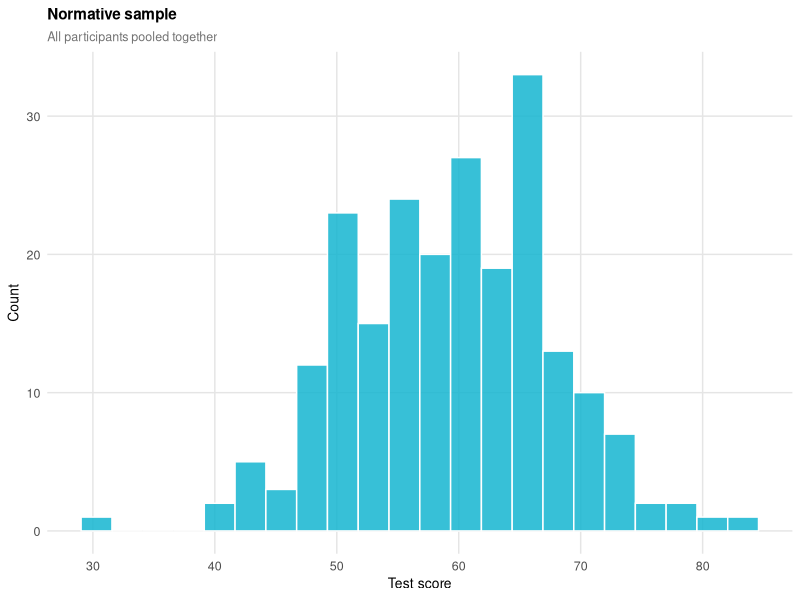
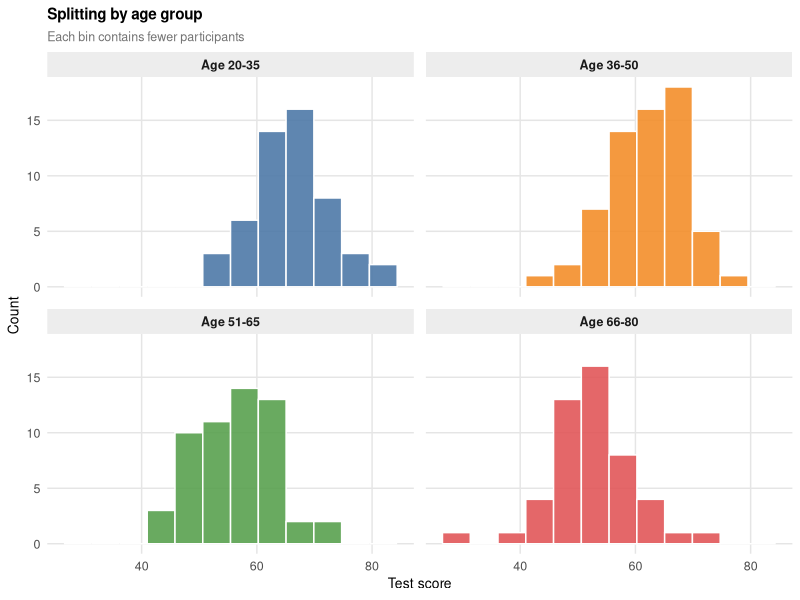
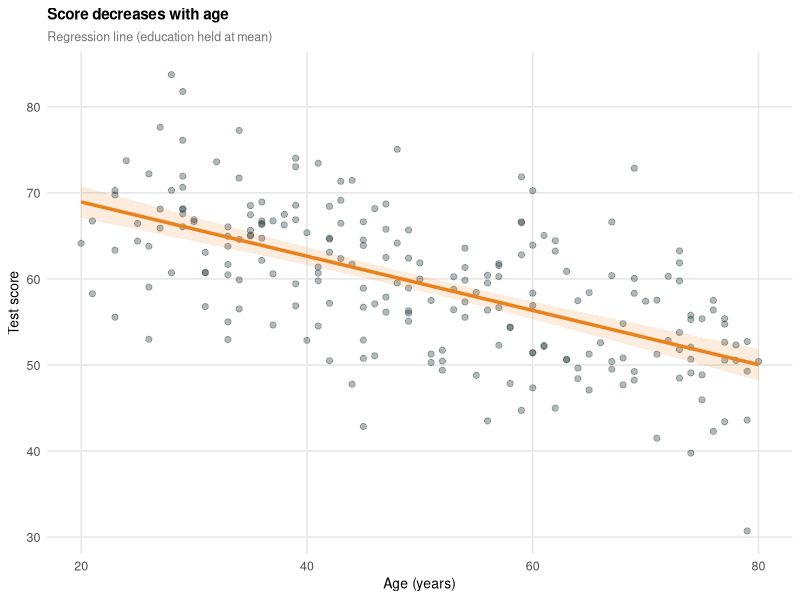
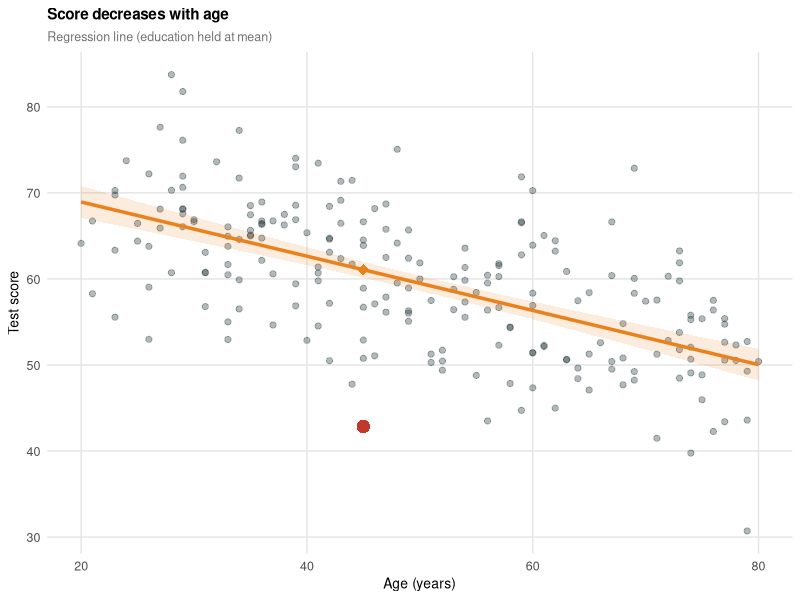
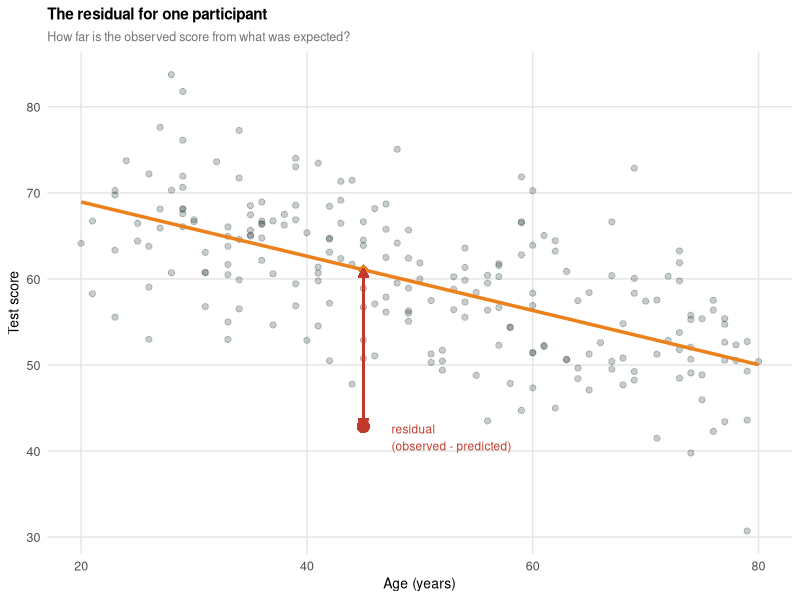
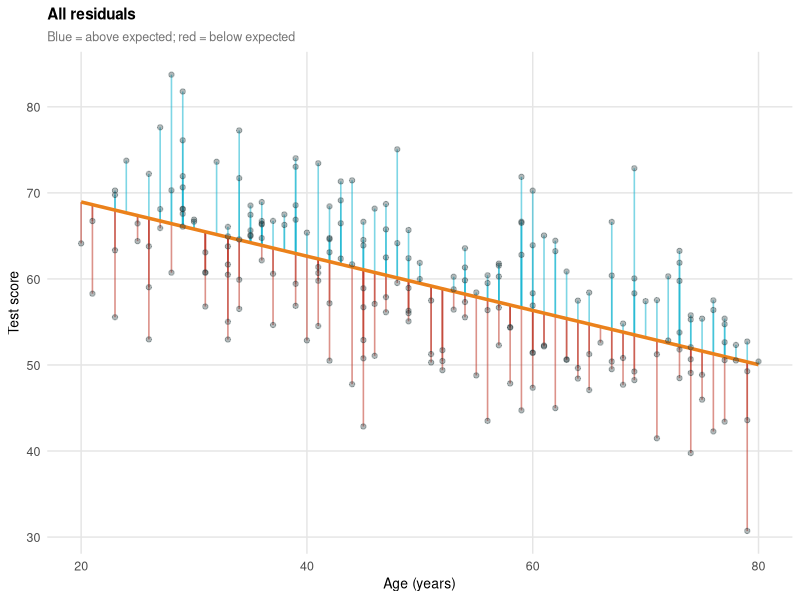
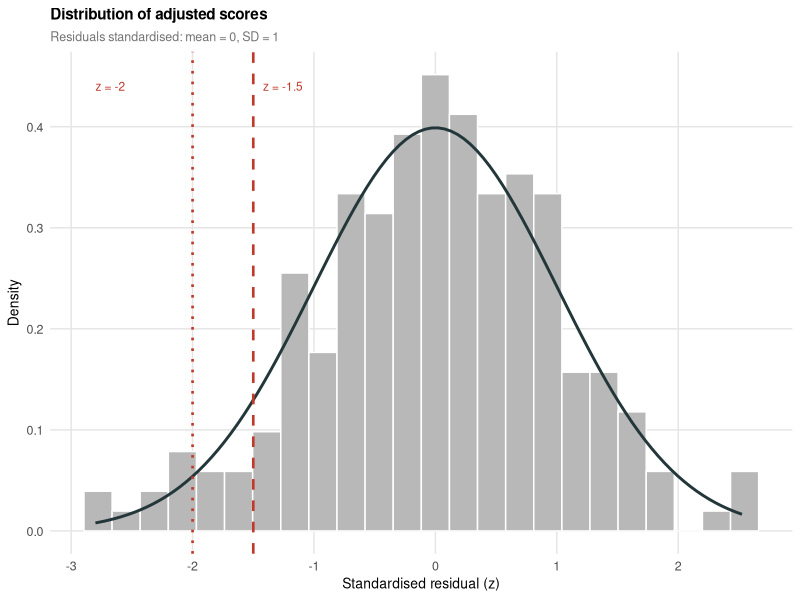

Reproduce these figures in R, in order.
## ---- chunk 1
library(ggplot2)
library(patchwork)

set.seed(123)

# ── Shared palette (Metropolis-inspired) ──────────────────────────────────────
COL_DARK   <- "#23373B"
COL_ACCENT <- "#EB811B"
COL_MID    <- "#14B5D0"
COL_RED    <- "#c0392b"

theme_clean <- function(base = 11) {
  theme_minimal(base_size = base) +
    theme(
      plot.background  = element_rect(fill = "white", colour = NA),
      panel.background = element_rect(fill = "white", colour = NA),
      panel.grid.minor = element_blank(),
      panel.grid.major = element_line(colour = "grey90"),
      axis.title       = element_text(size = base - 1),
      axis.text        = element_text(size = base - 2),
      plot.title       = element_text(size = base, face = "bold"),
      plot.subtitle    = element_text(size = base - 2, colour = "grey45"),
      legend.position  = "none"
    )
}

# ── Simulate normative data ───────────────────────────────────────────────────
N <- 220
df <- data.frame(
  age  = round(runif(N, 20, 80)),
  educ = round(rnorm(N, 12, 3))
)
df$educ  <- pmax(5, pmin(20, df$educ))
df$score <- 60 - 0.28 * df$age + 1.1 * df$educ + rnorm(N, 0, 6)

df$age_bin <- cut(df$age,
                  breaks = c(19, 35, 50, 65, 80),
                  labels = c("20-35", "36-50", "51-65", "66-80"))

# ── Fit models ────────────────────────────────────────────────────────────────
fit_full     <- lm(score ~ age + educ, data = df)
fit_age_only <- lm(score ~ age,        data = df)

df$yhat_age  <- fitted(fit_age_only)
df$resid_age <- residuals(fit_age_only)
df$yhat_full <- fitted(fit_full)
df$resid_full <- residuals(fit_full)
df$z_resid   <- scale(df$resid_full)[, 1]

# Subject to highlight in the single-residual plot
idx <- which(df$resid_age < quantile(df$resid_age, 0.05) &
               df$age > 35 & df$age < 55)[1]
pt  <- df[idx, ]

# ── Build figures ─────────────────────────────────────────────────────────────

# A – single histogram
figA <- ggplot(df, aes(x = score)) +
  geom_histogram(bins = 22, fill = COL_MID, colour = "white", alpha = 0.85) +
  labs(title    = "Normative sample",
       subtitle = "All participants pooled together",
       x = "Test score", y = "Count") +
  theme_clean()

# B – multiple histograms by age bin
bin_cols <- c("20-35" = "#4E79A7", "36-50" = "#F28E2B",
              "51-65" = "#59A14F", "66-80" = "#E15759")

figB <- ggplot(df, aes(x = score, fill = age_bin)) +
  geom_histogram(bins = 12, colour = "white", alpha = 0.90) +
  facet_wrap(~age_bin, nrow = 2,
             labeller = labeller(age_bin = function(x) paste("Age", x))) +
  scale_fill_manual(values = bin_cols) +
  labs(title    = "Splitting by age group",
       subtitle = "Each bin contains fewer participants",
       x = "Test score", y = "Count") +
  theme_clean() +
  theme(strip.text       = element_text(size = 9, face = "bold"),
        strip.background = element_rect(fill = "grey93", colour = NA),
        panel.spacing    = unit(0.6, "lines"))

# Ca – scatter with regression line 
figCa <- ggplot(df, aes(x = age, y = score)) +
  geom_point(colour = COL_DARK, alpha = 0.35, size = 1.8) +
  geom_smooth(method = "lm", formula = y ~ x,
              se = TRUE, colour = COL_ACCENT,
              fill = COL_ACCENT, alpha = 0.15, linewidth = 1.2) +
  labs(title    = "Score decreases with age",
       subtitle = "Regression line (education held at mean)",
       x = "Age (years)", y = "Test score") +
  theme_clean()


# Cb – scatter with regression line (one point highlighted)
figCb <- ggplot(df, aes(x = age, y = score)) +
  geom_point(colour = COL_DARK, alpha = 0.35, size = 1.8) +
  geom_smooth(method = "lm", formula = y ~ x,
              se = TRUE, colour = COL_ACCENT,
              fill = COL_ACCENT, alpha = 0.15, linewidth = 1.2) +
  geom_point(aes(x = pt$age, y = pt$yhat_age),
             colour = COL_ACCENT, size = 3.5, shape = 18) +
geom_point(aes(x = pt$age, y = pt$score),
             colour = COL_RED, size = 3.5) +
  labs(title    = "Score decreases with age",
       subtitle = "Regression line (education held at mean)",
       x = "Age (years)", y = "Test score") +
  theme_clean()

# D – single residual highlighted
figD <- ggplot(df, aes(x = age, y = score)) +
  geom_point(colour = COL_DARK, alpha = 0.25, size = 1.8) +
  geom_smooth(method = "lm", formula = y ~ x,
              se = FALSE, colour = COL_ACCENT, linewidth = 1.2) +
  geom_point(aes(x = pt$age, y = pt$yhat_age),
             colour = COL_ACCENT, size = 3.5, shape = 18) +
  geom_segment(aes(x = pt$age, xend = pt$age,
                   y = pt$yhat_age, yend = pt$score),
               colour = COL_RED, linewidth = 0.8,
               arrow = arrow(ends = "both", length = unit(0.08, "inches"),
                             type = "closed")) +
  geom_point(aes(x = pt$age, y = pt$score),
             colour = COL_RED, size = 3.5) +
  annotate("text",
           x = pt$age + 2.5, y = (pt$yhat_age + pt$score) / 2.5,
           label = "residual\n(observed - predicted)",
           colour = COL_RED, size = 3, hjust = 0) +
  labs(title    = "The residual for one participant",
       subtitle = "How far is the observed score from what was expected?",
       x = "Age (years)", y = "Test score") +
  theme_clean()

# E – all residuals
figE <- ggplot(df, aes(x = age, y = score)) +
  geom_segment(aes(x = age, xend = age,
                   y = yhat_age, yend = score,
                   colour = resid_age < 0),
               alpha = 0.55, linewidth = 0.55) +
  scale_colour_manual(values = c("TRUE" = COL_RED, "FALSE" = COL_MID)) +
  geom_smooth(method = "lm", formula = y ~ x,
              se = FALSE, colour = COL_ACCENT, linewidth = 1.2) +
  geom_point(colour = COL_DARK, alpha = 0.35, size = 1.5) +
  labs(title    = "All residuals",
       subtitle = "Blue = above expected; red = below expected",
       x = "Age (years)", y = "Test score") +
  theme_clean()

# F – distribution of standardised residuals
figF <- ggplot(df, aes(x = z_resid)) +
  geom_histogram(aes(y = after_stat(density)),
                 bins = 24, fill = "grey72", colour = "white") +
  stat_function(fun = dnorm, colour = COL_DARK, linewidth = 1) +
  geom_vline(xintercept = -1.5, linetype = "dashed",
             colour = COL_RED, linewidth = 0.9) +
  geom_vline(xintercept = -2, linetype = "dotted",
             colour = COL_RED, linewidth = 0.9) +
  annotate("text", x = -1.5 + 0.08, y = 0.44,
           label = "z = -1.5", colour = COL_RED, hjust = 0, size = 3) +
  annotate("text", x = -2 - 0.8, y = 0.44,
           label = "z = -2", colour = COL_RED, hjust = 0, size = 3) +
  labs(title    = "Distribution of adjusted scores",
       subtitle = "Residuals standardised: mean = 0, SD = 1",
       x = "Standardised residual (z)", y = "Density") +
  theme_clean()
## ---- chunk 2
print(figA)
## ---- chunk 3
print(figB)
## ---- chunk 4
print(figCa)
## ---- chunk 5
print(figCb)
## ---- chunk 6
print(figD)
## ---- chunk 7
print(figE)
## ---- chunk 8
print(figF)
